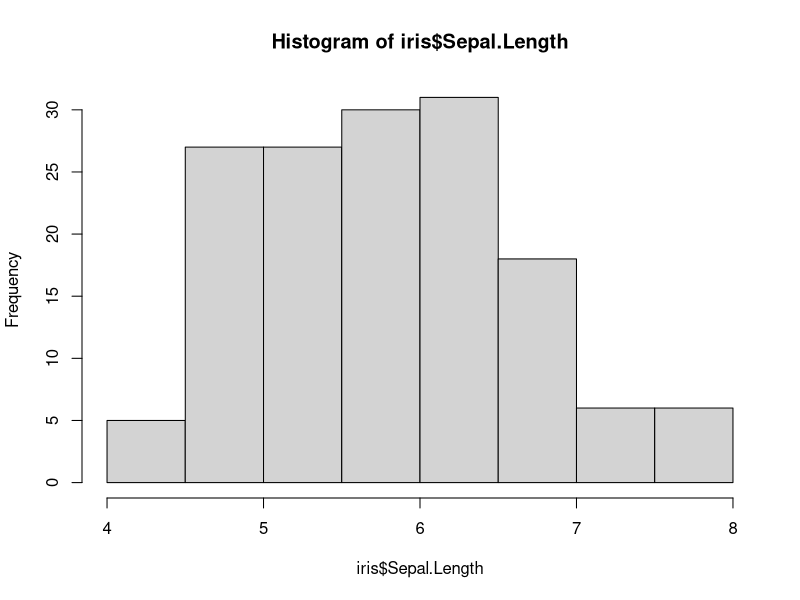
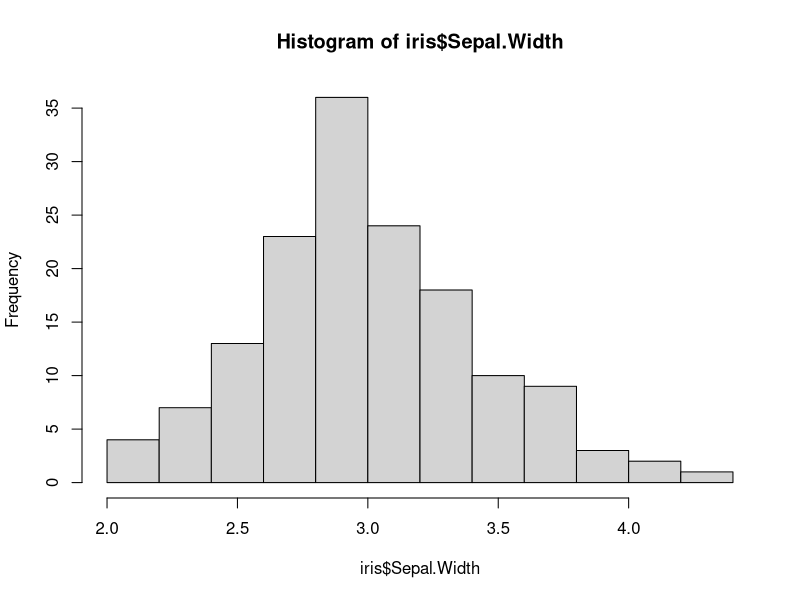
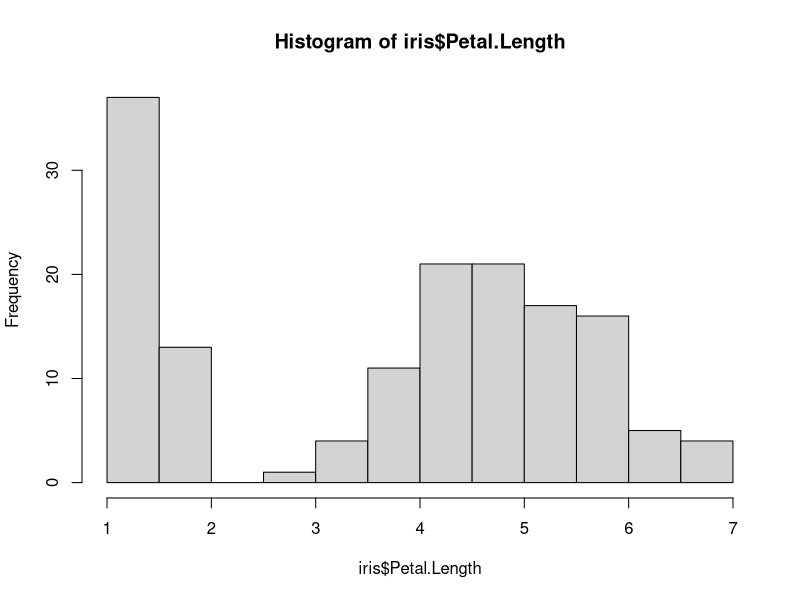
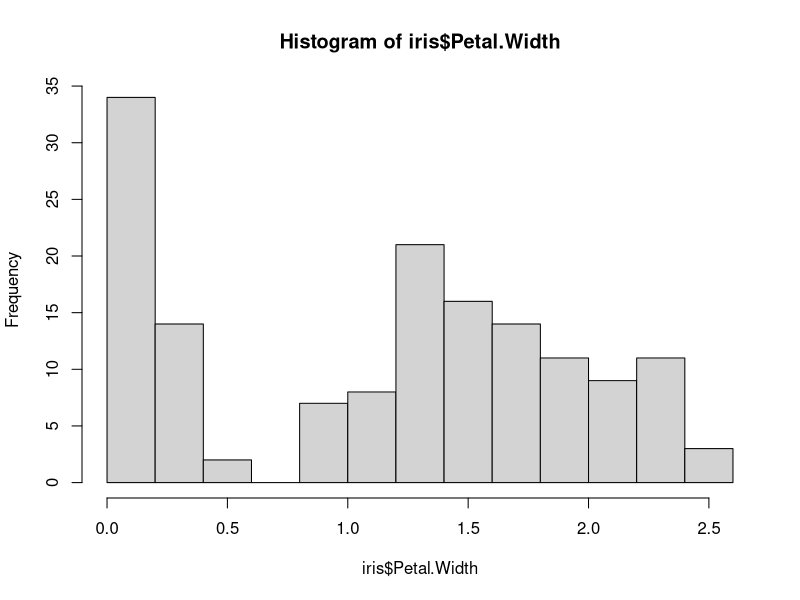
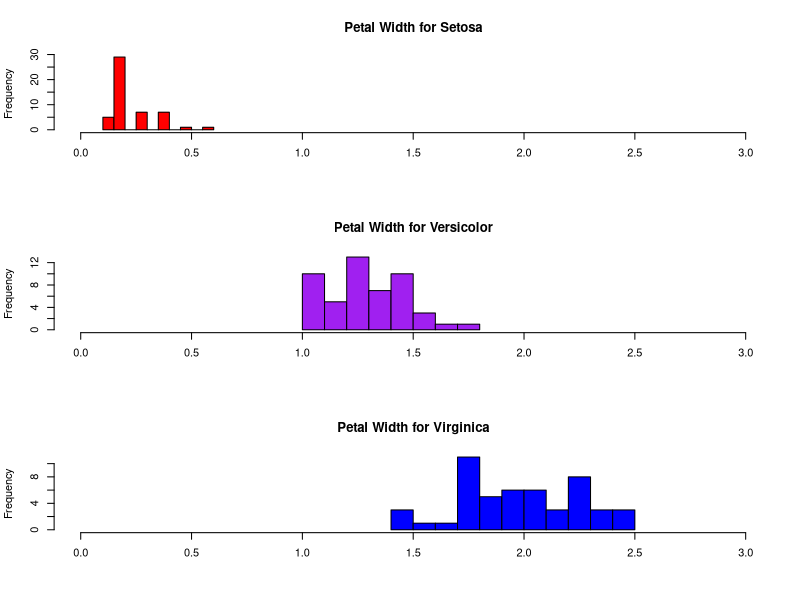

Source code (R) for these figures, in order:
# File:    R01_3_3_Histograms.R
# Course:  R01: R: An introduction
# Chapter: 3: Basic graphics
# Section: 3: Histograms

# LOAD PACKAGES ############################################

library(datasets)

# LOAD DATA ################################################

?iris
head(iris)

# BASIC HISTOGRAMS #########################################

hist(iris$Sepal.Length)
hist(iris$Sepal.Width)
hist(iris$Petal.Length)
hist(iris$Petal.Width)

# HISTOGRAM BY GROUP #######################################

# Put graphs in 3 rows and 1 column
par(mfrow = c(3, 1))

# Histograms for each species using options
hist(iris$Petal.Width [iris$Species == "setosa"],
  xlim = c(0, 3),
  breaks = 9,
  main = "Petal Width for Setosa",
  xlab = "",
  col = "red")

hist(iris$Petal.Width [iris$Species == "versicolor"],
  xlim = c(0, 3),
  breaks = 9,
  main = "Petal Width for Versicolor",
  xlab = "",
  col = "purple")

hist(iris$Petal.Width [iris$Species == "virginica"],
  xlim = c(0, 3),
  breaks = 9,
  main = "Petal Width for Virginica",
  xlab = "",
  col = "blue")

# Restore graphic parameter
par(mfrow=c(1, 1))

# CLEAN UP #################################################

# Clear packages
detach("package:datasets", unload = TRUE)  # For base

# Clear plots
dev.off()  # But only if there IS a plot

# Clear console
cat("\014")  # ctrl+L

# Clear mind :)
